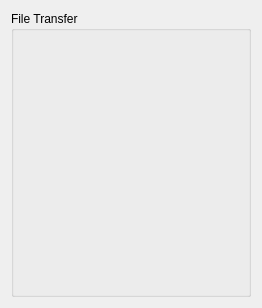
<?xml version="1.0" encoding="UTF-8"?>
<ui version="4.0">
 <class>FileTransferPage</class>
 <widget class="QWidget" name="FileTransferPage">
  <property name="geometry">
   <rect>
    <x>0</x>
    <y>0</y>
    <width>262</width>
    <height>308</height>
   </rect>
  </property>
  <property name="windowTitle">
   <string>File Transfer Settings</string>
  </property>
  <layout class="QGridLayout" name="gridLayout">
   <item row="0" column="0">
    <widget class="QGroupBox" name="groupBox">
     <property name="title">
      <string>File Transfer</string>
     </property>
    </widget>
   </item>
  </layout>
 </widget>
 <resources/>
 <connections/>
</ui>
